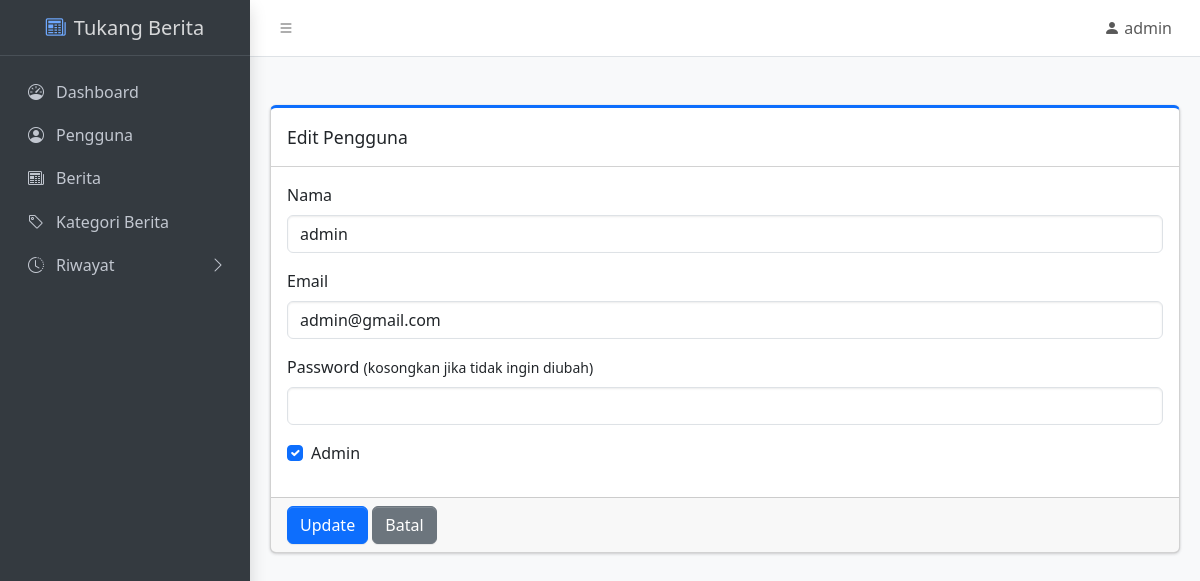
The page /admin/user/edit.php?id=1 (signed in) on the database its author committed.
### tables this page shows
CREATE TABLE `users` (
  `id` int(11) NOT NULL,
  `name` varchar(50) NOT NULL,
  `email` varchar(50) NOT NULL,
  `password` varchar(100) NOT NULL,
  `is_admin` tinyint(1) NOT NULL DEFAULT 0,
  `created_at` timestamp NOT NULL DEFAULT current_timestamp()
);

### admin/user/edit.php (the view, shortened to what this page needs)
<?php
include("../../layouts/header-admin.php");
include "../../db/index.php";
$id = $_GET['id'];
$query = "SELECT * FROM users WHERE id = '$id'";
$result = mysqli_query($koneksi, $query);
$user = mysqli_fetch_assoc($result);
?>
<main class="app-main">
    <div class="app-content mt-5">
        <div class="container-fluid">
            <div class="card card-primary card-outline mb-4">
                <div class="card-header">
                    <div class="card-title">Edit Pengguna</div>
                </div>
                <form method="post" action="../../handlers/update-user.php">
                    <div class="card-body">
                        <div class="mb-3">
                            <label for="name" class="form-label">Nama</label>
                            <input
                                type="text"
                                class="form-control"
                                id="name"
                                name="name"
                                value="<?= htmlspecialchars($user['name']); ?>"
                                required
                            />
                        </div>
                        <div class="mb-3">
                            <label for="email" class="form-label">Email</label>
                            <input
                                type="email"
                                class="form-control"
                                id="email"
                                name="email"
                                value="<?= htmlspecialchars($user['email']); ?>"
                                required
                            />
                        </div>
                        <div class="mb-3">
                            <label for="password" class="form-label">
                                Password <small>(kosongkan jika tidak ingin diubah)</small>
                            </label>
                            <input
                                type="password"
                                class="form-control"
                                name="password"
                                id="password"
                            />
                        </div>
                        <div class="mb-3 form-check">
                            <input
                                type="checkbox"
                                class="form-check-input"
                                name="is_admin"
                                id="is_admin"
                                <?= ($user['is_admin'] == 1) ? 'checked' : ''; ?>
                            />
                            <label class="form-check-label" for="is_admin">Admin</label>
                        </div>
                    </div>
                    <div class="card-footer">
                        <button type="submit" class="btn btn-primary">Update</button>
                        <a href="../users.php" class="btn btn-secondary">Batal</a>
                    </div>
                </form>
            </div>
        </div>
    </div>
</main>
<?php include("../../layouts/footer-admin.php"); ?>

### rows shown on the page
users: name "admin", email "admin@gmail.com", is_admin "☑"

### other values the page prints
$_SESSION['user_name'] "admin"
